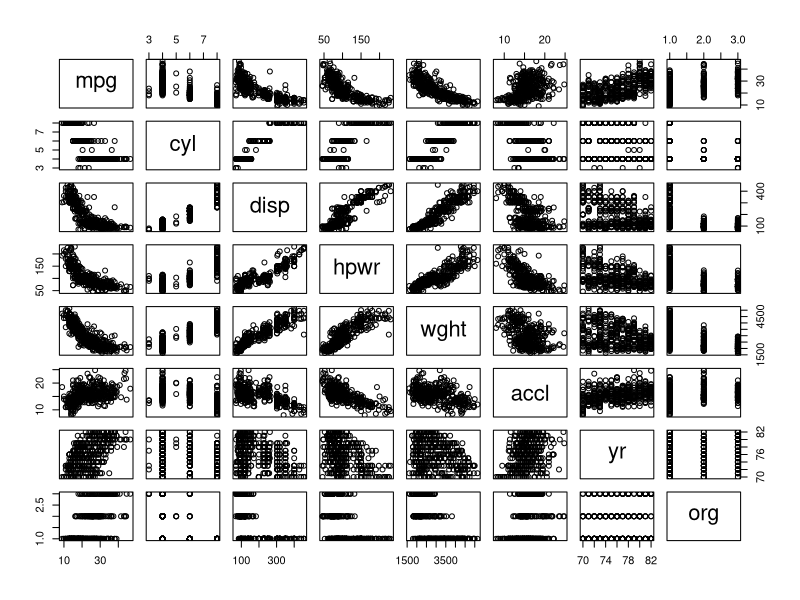
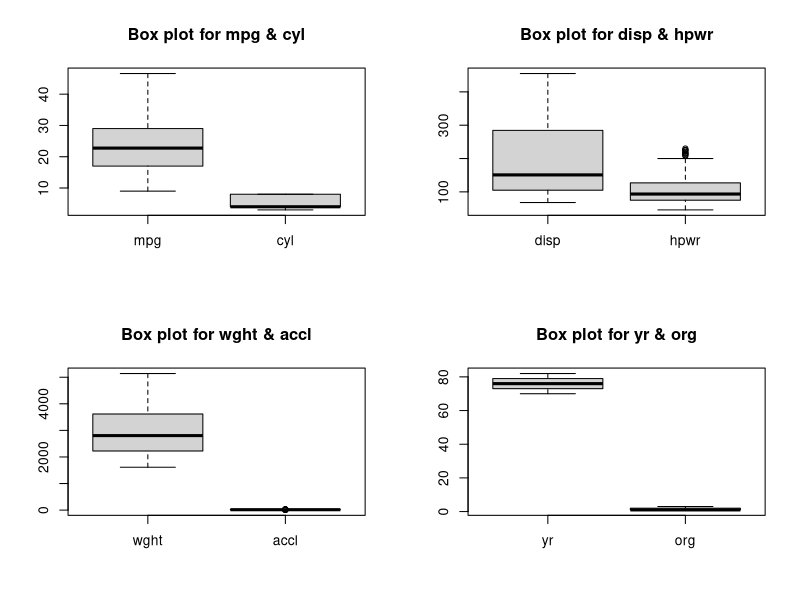
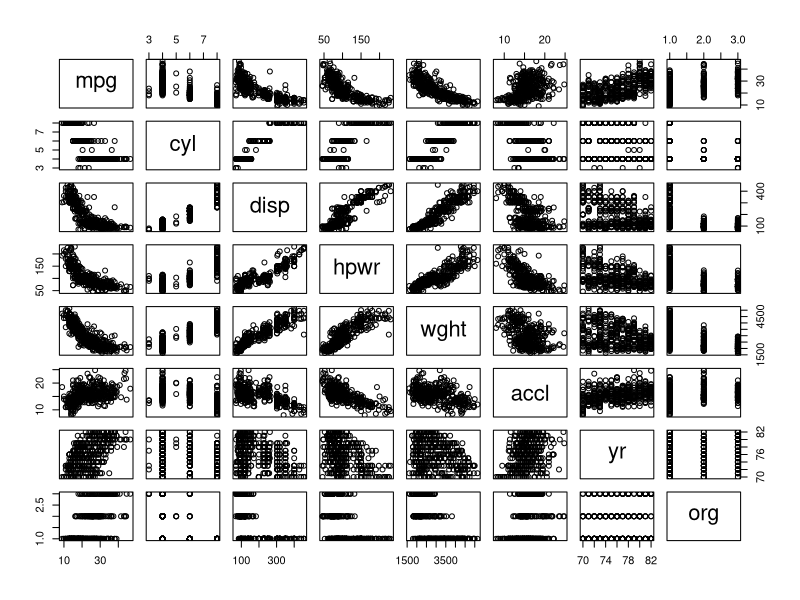
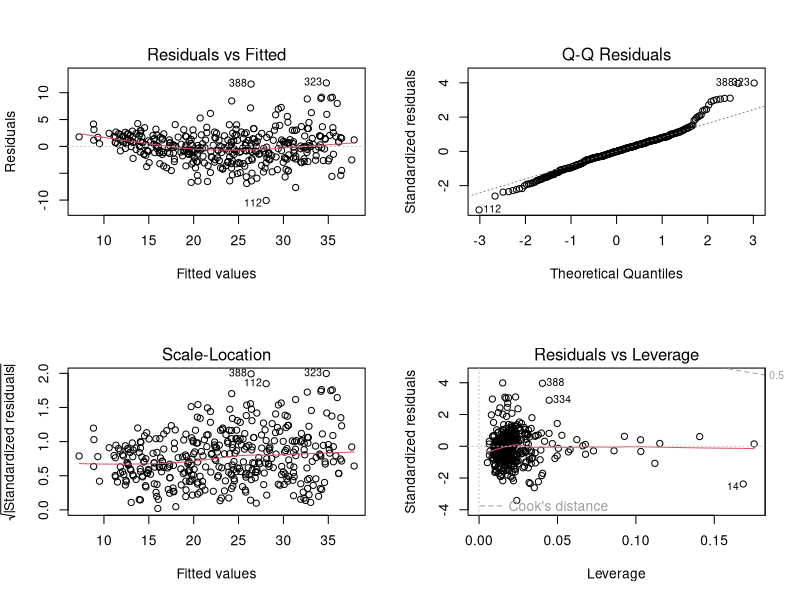

These charts were generated, in order, by the following R code:
df=read.table("mpg.data.txt")
#Data Preprocessing
colnames(df)=c("mpg","cyl","disp","hpwr","wght","accl","yr","org","car")
head(df)
df=df[-1,]
head(df)
rownames(df)=1:nrow(df)
head(df)
tail(df)
str(df)
df$hpwr[df$hpwr=="?"]=NA
table(is.na(df$hpwr))
df=df[!(is.na(df$hpwr)),]
str(df)
df$mpg=as.numeric(as.character(df$mpg))
df$cyl=as.numeric(as.character(df$cyl))
df$disp=as.numeric(as.character(df$disp))
df$hpwr=as.numeric(as.character(df$hpwr))
df$wght=as.numeric(as.character(df$wght))
df$accl=as.numeric(as.character(df$accl))
df$yr=as.numeric(as.character(df$yr))
df$org=as.numeric(as.character(df$org))
str(df)

#Exploratory Analysis
pairs(df[1:8])
cor(df[1:8])
summary(df[1:8])

#Creating Box plots to identify symmetry & skewness
par(mfrow=c(2,2))
boxplot(df[1:2], main="Box plot for mpg & cyl")
boxplot(df[3:4], main="Box plot for disp & hpwr")
boxplot(df[5:6], main="Box plot for wght & accl")
boxplot(df[7:8], main="Box plot for yr & org")
#From above graphs, mpg, wght & hpwr are symmetric. disp & yr are skewed. 

#Scatter plot for above 5 variables
pairs(df[1:8])
cor(df[c(-9)])

#Identifying the Best Fit Model:
mod1= lm(mpg~disp+hpwr+wght+yr+org, data=df)
summary(mod1)

autofit1= lm(mpg~. -car, data=df)
summary(autofit1)
autofit2=lm(mpg~cyl+hpwr+accl, data=df)
summary(autofit2)
#Here R^2 dropped instead of increasing it.
autofit3=lm(mpg~cyl+disp+hpwr+wght+yr+org, data=df)
summary(autofit3)
autofit4=lm(mpg~cyl+disp+hpwr+wght+org, data=df)
summary(autofit4)
autofit5=lm(mpg~disp+wght+yr+org, data=df)
summary(autofit5)
autofit6=lm(mpg~I(cyl^2)+disp+I(hpwr^2)+wght+yr+org+I(accl^2), data=df)
summary(autofit6)
autofit7=lm(mpg~disp+I(hpwr^2)+wght+yr+org+I(accl^2), data=df)
summary(autofit7)
autofit8=lm(mpg~I(disp^2)+I(hpwr^2)+wght+yr+org+I(accl^2), data=df)
summary(autofit8)
autofit9=lm(mpg~I(disp^2)+I(hpwr^2)+I(hpwr^3)+wght+yr+org+I(accl^2), data=df)
summary(autofit9)
autofit10=lm(mpg~I(disp^2)+I(hpwr^2)+I(hpwr^3)+wght+yr+org, data=df)
summary(autofit10)
autofit11=lm(mpg~I(cyl^3)+I(disp^1)+I(disp^2)+I(hpwr^2)+I(hpwr^3)+wght+yr+org, data=df)
summary(autofit11)

#Among all above models, autofit11 seems to have greater R^2 which is 85.36% including all smallest P values.
#Therefore, this is assumed to be the best model.
par(mfrow=c(2,2))
plot(autofit11)
# Residuals vs fitted graph: We found equally spread residuals around a horizontal line without 
#distinct patterns, that is a good indication that we don't have non-linear relationships.

#Normal Q-Q graph: The residuals follow a straight line well & they dont deviate severely, then
# It is a good indication that we don't have non-linear relationships

#scale location graph: This plot shows if residuals are spread equally along the ranges of predictors.
#It helps to check  the assumption of equal variance (homoscedasticity).
#As there is horizontal line with equally (randomly) spread points, its good model.

#Residuals vs Leverage graph: In this model, there is no  influential case as we see cook's 
#distance line barely. It implies that all the cases are well inside of cook's distance.

set.seed(100)  # setting seed to reproduce results of random sampling
trainingRowIndex= sample(1:nrow(df), 0.8*nrow(df))  # row indices for training data
trainData= df[trainingRowIndex, ]  # model training data
str(trainData)
testData= df[-trainingRowIndex, ]
str(testData)

predTest= predict(autofit11,testData)
head(predTest)
actualsPreds= data.frame(cbind(actuals=testData$mpg, predicteds=predTest))
actualsPreds
correlationAccuracy=cor(actualsPreds)
correlationAccuracy
